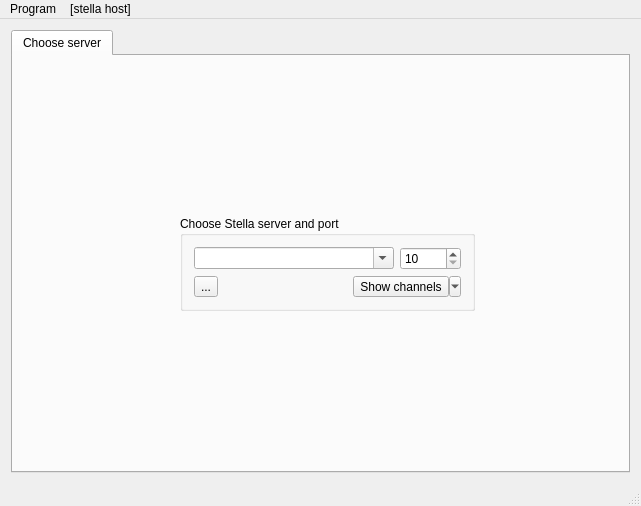
<?xml version="1.0" encoding="UTF-8"?>
<ui version="4.0">
 <class>MainWindowClass</class>
 <widget class="QMainWindow" name="MainWindowClass">
  <property name="geometry">
   <rect>
    <x>0</x>
    <y>0</y>
    <width>641</width>
    <height>506</height>
   </rect>
  </property>
  <property name="windowTitle">
   <string>MainWindow</string>
  </property>
  <property name="windowIcon">
   <iconset>
    <normaloff>:/icons/preferences-desktop-color.png</normaloff>:/icons/preferences-desktop-color.png</iconset>
  </property>
  <widget class="QWidget" name="centralWidget">
   <layout class="QVBoxLayout" name="verticalLayout">
    <item>
     <widget class="QTabWidget" name="tabWidget">
      <property name="currentIndex">
       <number>0</number>
      </property>
      <widget class="QWidget" name="tabChoose">
       <attribute name="title">
        <string>Choose server</string>
       </attribute>
       <layout class="QGridLayout" name="gridLayout">
        <item row="0" column="2">
         <spacer name="verticalSpacer_4">
          <property name="orientation">
           <enum>Qt::Vertical</enum>
          </property>
          <property name="sizeHint" stdset="0">
           <size>
            <width>20</width>
            <height>143</height>
           </size>
          </property>
         </spacer>
        </item>
        <item row="1" column="0">
         <spacer name="horizontalSpacer_2">
          <property name="orientation">
           <enum>Qt::Horizontal</enum>
          </property>
          <property name="sizeType">
           <enum>QSizePolicy::MinimumExpanding</enum>
          </property>
          <property name="sizeHint" stdset="0">
           <size>
            <width>40</width>
            <height>20</height>
           </size>
          </property>
         </spacer>
        </item>
        <item row="1" column="1">
         <widget class="QLabel" name="label">
          <property name="sizePolicy">
           <sizepolicy hsizetype="Fixed" vsizetype="Fixed">
            <horstretch>0</horstretch>
            <verstretch>0</verstretch>
           </sizepolicy>
          </property>
          <property name="textFormat">
           <enum>Qt::PlainText</enum>
          </property>
          <property name="pixmap">
           <pixmap>:/icons/preferences-system-network.png</pixmap>
          </property>
         </widget>
        </item>
        <item row="1" column="2">
         <widget class="QGroupBox" name="groupBox">
          <property name="sizePolicy">
           <sizepolicy hsizetype="MinimumExpanding" vsizetype="Fixed">
            <horstretch>0</horstretch>
            <verstretch>0</verstretch>
           </sizepolicy>
          </property>
          <property name="minimumSize">
           <size>
            <width>0</width>
            <height>0</height>
           </size>
          </property>
          <property name="maximumSize">
           <size>
            <width>16777215</width>
            <height>16777215</height>
           </size>
          </property>
          <property name="title">
           <string>Choose Stella server and port</string>
          </property>
          <layout class="QVBoxLayout" name="verticalLayout_3">
           <item>
            <layout class="QHBoxLayout" name="horizontalLayout_7">
             <item>
              <widget class="QComboBox" name="lineIP">
               <property name="sizePolicy">
                <sizepolicy hsizetype="MinimumExpanding" vsizetype="Fixed">
                 <horstretch>0</horstretch>
                 <verstretch>0</verstretch>
                </sizepolicy>
               </property>
               <property name="minimumSize">
                <size>
                 <width>200</width>
                 <height>0</height>
                </size>
               </property>
               <property name="toolTip">
                <string>Stella Server IP (Version 4 or 6)</string>
               </property>
               <property name="editable">
                <bool>true</bool>
               </property>
              </widget>
             </item>
             <item>
              <widget class="QSpinBox" name="spinPort">
               <property name="toolTip">
                <string>Stella UDP Port</string>
               </property>
               <property name="minimum">
                <number>10</number>
               </property>
               <property name="maximum">
                <number>20000</number>
               </property>
               <property name="value">
                <number>10</number>
               </property>
              </widget>
             </item>
            </layout>
           </item>
           <item>
            <layout class="QHBoxLayout" name="horizontalLayout_8">
             <item>
              <widget class="QToolButton" name="btnClearHistory">
               <property name="toolTip">
                <string>Clear history</string>
               </property>
               <property name="text">
                <string>...</string>
               </property>
               <property name="icon">
                <iconset>
                 <normaloff>:/icons/edit-clear.png</normaloff>:/icons/edit-clear.png</iconset>
               </property>
              </widget>
             </item>
             <item>
              <spacer name="horizontalSpacer">
               <property name="orientation">
                <enum>Qt::Horizontal</enum>
               </property>
               <property name="sizeHint" stdset="0">
                <size>
                 <width>40</width>
                 <height>20</height>
                </size>
               </property>
              </spacer>
             </item>
             <item>
              <widget class="QToolButton" name="btnConnect">
               <property name="toolTip">
                <string>Connect with fetching data from stella</string>
               </property>
               <property name="text">
                <string>Show channels</string>
               </property>
               <property name="popupMode">
                <enum>QToolButton::MenuButtonPopup</enum>
               </property>
              </widget>
             </item>
            </layout>
           </item>
          </layout>
         </widget>
        </item>
        <item row="1" column="3">
         <spacer name="horizontalSpacer_3">
          <property name="orientation">
           <enum>Qt::Horizontal</enum>
          </property>
          <property name="sizeType">
           <enum>QSizePolicy::MinimumExpanding</enum>
          </property>
          <property name="sizeHint" stdset="0">
           <size>
            <width>40</width>
            <height>20</height>
           </size>
          </property>
         </spacer>
        </item>
        <item row="3" column="2">
         <spacer name="verticalSpacer_3">
          <property name="orientation">
           <enum>Qt::Vertical</enum>
          </property>
          <property name="sizeHint" stdset="0">
           <size>
            <width>20</width>
            <height>143</height>
           </size>
          </property>
         </spacer>
        </item>
       </layout>
      </widget>
     </widget>
    </item>
   </layout>
  </widget>
  <widget class="QMenuBar" name="menuBar">
   <property name="geometry">
    <rect>
     <x>0</x>
     <y>0</y>
     <width>641</width>
     <height>24</height>
    </rect>
   </property>
   <widget class="QMenu" name="menuFile">
    <property name="title">
     <string>Program</string>
    </property>
    <addaction name="actionShow_tray_icon"/>
    <addaction name="actionMinimize_to_tray"/>
    <addaction name="actionAbout"/>
    <addaction name="separator"/>
    <addaction name="actionClose"/>
   </widget>
   <widget class="QMenu" name="menuStella_host">
    <property name="title">
     <string notr="true">[stella host]</string>
    </property>
   </widget>
   <addaction name="menuFile"/>
   <addaction name="menuStella_host"/>
  </widget>
  <widget class="QStatusBar" name="statusBar"/>
  <action name="actionClose">
   <property name="icon">
    <iconset>
     <normaloff>:/icons/dialog-close.png</normaloff>:/icons/dialog-close.png</iconset>
   </property>
   <property name="text">
    <string>Close</string>
   </property>
  </action>
  <action name="actionAbout">
   <property name="icon">
    <iconset>
     <normaloff>:/icons/help-about.png</normaloff>:/icons/help-about.png</iconset>
   </property>
   <property name="text">
    <string>About</string>
   </property>
  </action>
  <action name="actionRestore">
   <property name="icon">
    <iconset>
     <normaloff>:/icons/preferences-desktop-color.png</normaloff>:/icons/preferences-desktop-color.png</iconset>
   </property>
   <property name="text">
    <string>Restore</string>
   </property>
  </action>
  <action name="actionMinimize_to_tray">
   <property name="text">
    <string>Minimize to tray</string>
   </property>
  </action>
  <action name="actionShow_tray_icon">
   <property name="checkable">
    <bool>true</bool>
   </property>
   <property name="checked">
    <bool>false</bool>
   </property>
   <property name="text">
    <string>Show tray icon</string>
   </property>
  </action>
  <action name="actionChannel_count">
   <property name="text">
    <string>Channel count</string>
   </property>
  </action>
  <action name="actionShowBeatcontrol">
   <property name="text">
    <string>Show beat control</string>
   </property>
  </action>
  <action name="actionShowChannels">
   <property name="text">
    <string>Show Channels</string>
   </property>
  </action>
 </widget>
 <layoutdefault spacing="6" margin="11"/>
 <resources/>
 <connections/>
</ui>
